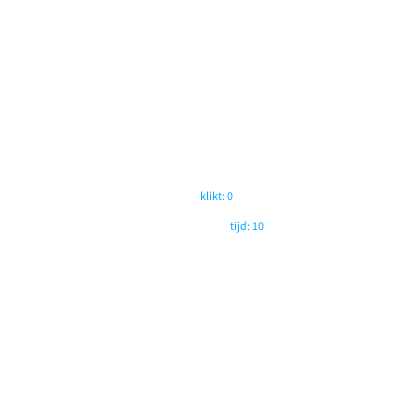
Frame 1 (no input)
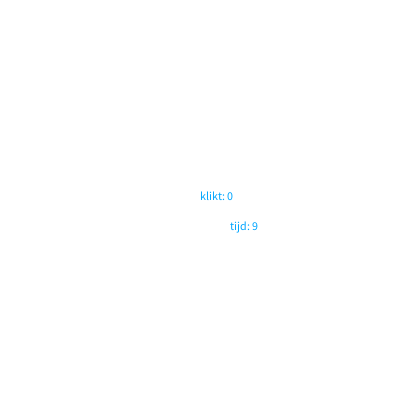
Frame 60 (the mouse pressed at the canvas centre just before this capture)
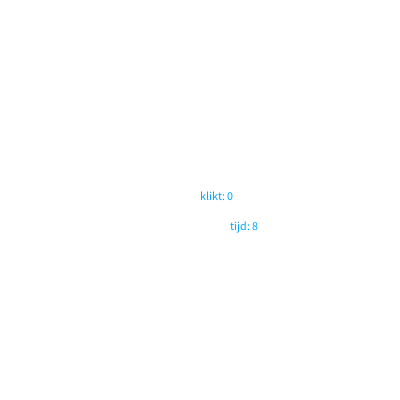
Frame 120 (the mouse held since frame 60 and released just before this capture)

The Processing sketch that drew these frames (run headless with seeded random() and noise(); from frame 60 on, the mouse is pressed at the canvas centre):

// Processing sketch: Op12_2
// ── Op12_2.pde
int interval;
int endTime;
int spaceBar = 0;
int startTime;
boolean tijd = true; 


void setup() {
  size(400,400);
  
 
}


void draw() {
background(255,255,255);
startTime = millis()/1000;
endTime = 10 - startTime; 
if (startTime  >= 10) {
   tijd = false; 
}
fill(0,165,255);
text("klikt: "+spaceBar,200,200);
text("tijd: "+endTime, 230,230);
}


 void keyReleased() {
 if(keyCode == 32 && tijd){
    spaceBar++;
}
}
